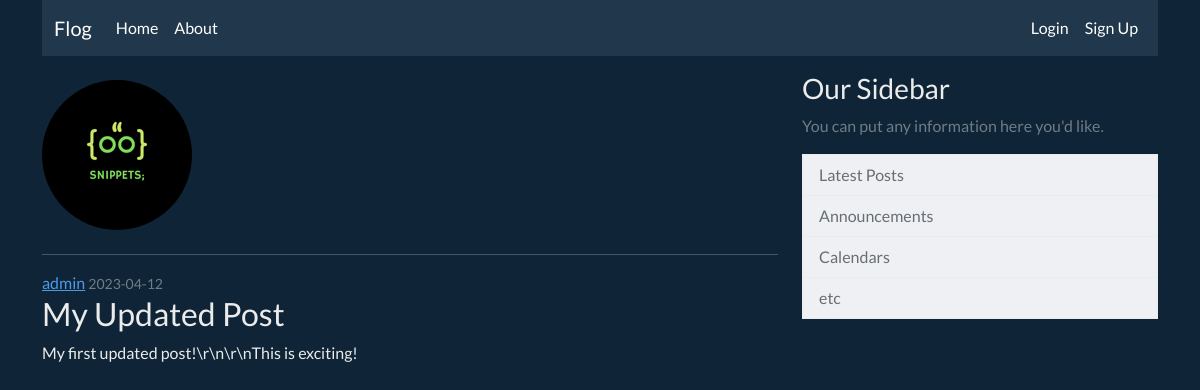
Screenshot of /post/3 with the database file from the repository.
### app/models.py (models this page shows, shortened)
class User(db.Model, UserMixin):
    id = db.Column(db.Integer, primary_key=True)
    username = db.Column(db.String(20), unique=True, nullable=False)
    email = db.Column(db.String(50), unique=True, nullable=False)
    password = db.Column(db.String(50), nullable=False)
    image_file = db.Column(
        db.String(120), nullable=False, default='default.jpg')
    posts = db.relationship('Post', backref='author', lazy=True)

class Post(db.Model):
    id = db.Column(db.Integer, primary_key=True)
    title = db.Column(db.String(100), nullable=False)
    content = db.Column(db.Text, nullable=False)
    date_posted = db.Column(db.DateTime, nullable=False,
                            default=datetime.utcnow)
    user_id = db.Column(db.Integer, db.ForeignKey('user.id'), nullable=False)

### app/routes.py (the view)
@app.route('/post/<int:post_id>')
def get_post(post_id):
    post = Post.query.get_or_404(post_id)
    return render_template('post.html', title=post.title, post=post)

### app/templates/post.html (shortened to what this page needs)
{% extends 'layout.html' %}
{% block content %}
<article class="media content-section">
    <img class="rounded-circle article-img my-2"
        src="{{ url_for('static', filename='profile_pics/' + post.author.image_file) }}" />
    <hr />
    <div class="media-body">
        <div class="article-metadata">
            <a class="mr-2" href="#">{{ post.author.username }}</a>
            <small class="text-muted">{{ post.date_posted.strftime('%Y-%m-%d') }}</small>
        </div>
        <h2 class="article-title">{{ post.title }}</h2>
        <p class="article-content">{{ post.content }}</p>
    </div>
</article>
{% endblock content %}

### rows the page displays
User: image_file (picture), author.username "admin"
Post: date_posted "2023-04-12", title "My Updated Post", content "My first updated post!\\r\\n\\r\\nThis is exciting!"
